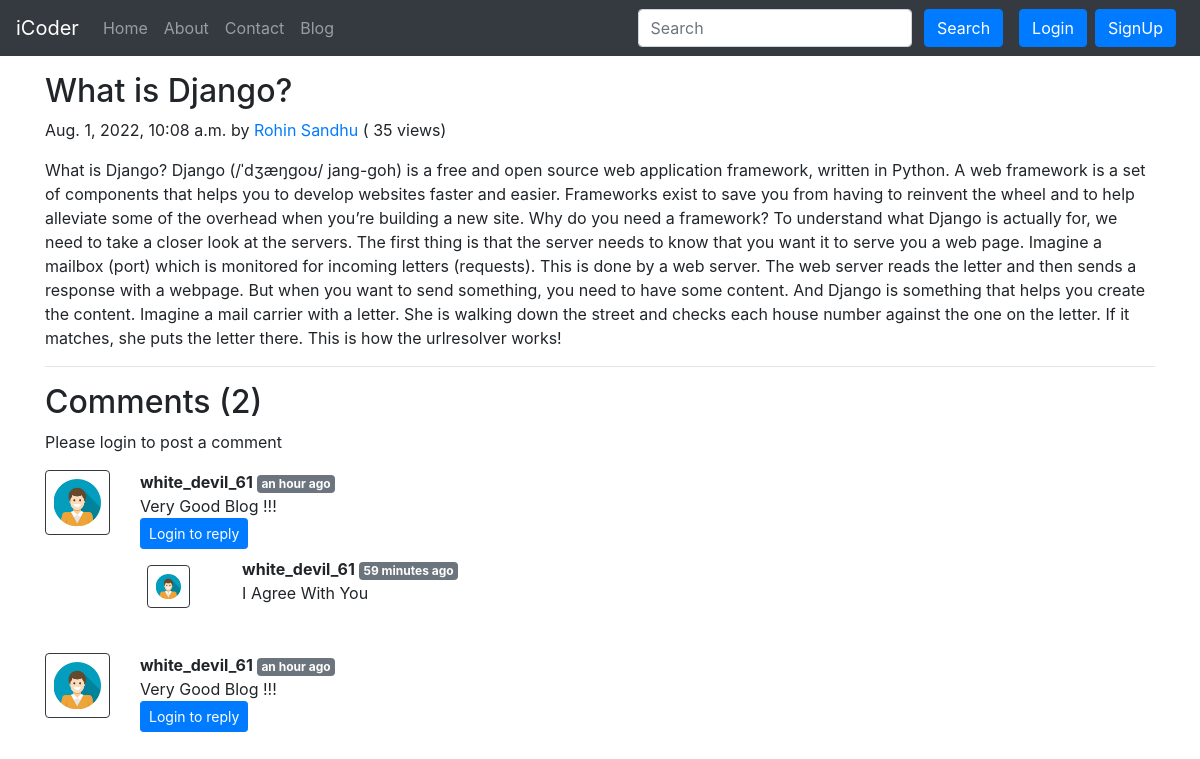
Page /blog/django on the committed database.
### blog/models.py (models this page shows, shortened)
class Post(models.Model):
    sno=models.AutoField(primary_key=True)
    title=models.CharField(max_length=255)
    author=models.CharField(max_length=14)
    slug1=models.CharField(max_length=130)
    views= models.IntegerField(default=0)
    timeStamp=models.DateTimeField(blank=True)
    content=models.TextField()

class BlogComment(models.Model):
    sno= models.AutoField(primary_key=True)
    comment=models.TextField()
    user=models.ForeignKey(User, on_delete=models.CASCADE)
    post=models.ForeignKey(Post, on_delete=models.CASCADE)
    parent=models.ForeignKey('self',on_delete=models.CASCADE, null=True )
    timestamp=models.DateTimeField(default=now)

### blog/views.py (the view)
# urls.py: path('<str:slug>', views.blogPost, name="blogPost"),
def blogPost(request, slug):
    post=Post.objects.filter(slug1=slug).first()
    post.views= post.views +1
    post.save()
    comments= BlogComment.objects.filter(post=post, parent=None)
    replies= BlogComment.objects.filter(post=post).exclude(parent=None)
    replyDict={}
    for reply in replies:
        if reply.parent.sno not in replyDict.keys():
            replyDict[reply.parent.sno]=[reply]
        else:
            replyDict[reply.parent.sno].append(reply)
    context={'post':post, 'comments': comments, 'user': request.user, 'replyDict': replyDict}
    return render(request, "blog/blogPost.html", context)

### blog/templatetags/extras.py (called while the page is built)
@register.filter(name='get_val')
def get_val(dict, key):
    return dict.get(key)

### templates/blog/blogpost.html (shortened to what this page needs)
{% extends 'base.html' %}
{% block body %}
{% load humanize %}
{% load extras %}
<div class="container my-3">
    <h2 class="blog-post-title">{{post.title}}</h2>
    <p class="blog-post-meta">{{post.timeStamp}} by <a href="/about">{{post.author}}</a> (<span > {{post.views}} views</span>)</p>
    <p>{{post.content|safe}}</p>
    <hr>
</div>
<div class="container">
    <h2> Comments ({{comments.count}}) </h2>
    <div class="my-2">
        {% if user.is_authenticated %}
        <form action="/blog/postComment" method="post">
            {% csrf_token %}
            <div class="form-group">
                <label for="exampleInputEmail1">Post Comment </label>
                <input type="text" class="form-control" name="comment" placeholder="Enter comment here">
            </div>
            <input type="hidden" name="postSno" value="{{post.sno}}">
            <input type="hidden" name="parentSno" value="">
            <button type="submit" class="btn btn-primary">Submit</button>
        </form>
        {% else %}
        Please login to post a comment
        {% endif %}
    </div>
    {% for comment in comments %}
    <div class="row my-3">
        <div class="col-md-1  ">
            <img class="rounded mx-auto d-block w-100 border border-dark p-2" src="/static/img/user.png" alt="user">
        </div>
        <div class="col-md-11 ">
            <b> {{comment.user.username}} </b> <span class="badge badge-secondary ">{{comment.timestamp| naturaltime}}</span>
            <div>{{comment.comment}}</div>
            <div class="reply mx-0">
                {% if user.is_authenticated %}
                <button class="btn btn-sm btn-primary" type="button" data-toggle="collapse" data-target="#replyBox{{comment.sno}}" aria-expanded="false" aria-controls="replyBox{{comment.sno}}">
                    Reply
                </button>
                <div class="collapse" id="replyBox{{comment.sno}}">
                    <div class="card card-body my-2">
                        <form action="/blog/postComment" method="post">
                            {% csrf_token %}
                            <div class="form-group">
                                <label for="comment">Post a reply </label>
                                <input type="text" class="form-control" name="comment" placeholder="Enter comment here">
                                <input type="hidden" name="parentSno" value="{{comment.sno}}">
                            </div>
                            <input type="hidden" name="postSno" value="{{post.sno}}">
                            <button type="submit" class="btn btn-primary">Submit</button>
                        </form>
                    </div>
                </div>
                {% else %}
                <button class="btn btn-sm btn-primary" type="button" data-toggle="collapse" data-target="#replyBox{{comment.sno}}" aria-expanded="false" aria-controls="replyBox{{comment.sno}}">
                    Login to reply
                </button>
                {% endif %}
                <div class="replies my-2 ">
                    {% for reply in replyDict|get_val:comment.sno %}
                    <div class="row my-2">
                        <div class="col-md-1 ">
                            <img class="rounded mx-auto d-block w-75 my-2 border border-dark p-2" src="/static/img/user.png" alt="user">
                        </div>
                        <div class="col-md-11">
                            <div class="col-md-11 ">
                                <b> {{reply.user.username}} </b> <span class="badge badge-secondary ">{{reply.timestamp| naturaltime}}</span>
                                <div>{{reply.comment}}</div>
                            </div>
                            <br>
                        </div>
                    </div>
                    {% endfor %}
                </div>
            </div>
        </div>
    </div>
    {% endfor %}
</div>
{% endblock %}

### templates/base.html (shortened to what this page needs)
<!doctype html>
<html lang="en">
  <head>
    <link rel="stylesheet" href="https://stackpath.bootstrapcdn.com/bootstrap/4.5.2/css/bootstrap.min.css">
  </head>
  <body>
    <nav class="navbar navbar-expand-lg navbar-dark bg-dark">
        <a class="navbar-brand" href="/">iCoder</a>
        <div class="collapse navbar-collapse" id="navbarSupportedContent">
          <ul class="navbar-nav mr-auto">
            <li class="nav-item {% block homeactive %}  {% endblock homeactive %}">
              <a class="nav-link" href="/">Home <span class="sr-only">(current)</span></a>
            </li>
            <li class="nav-item {% block aboutactive %}  {% endblock aboutactive %}" >
              <a class="nav-link" href="/about">About</a>
            </li>
            <li class="nav-item {% block contactactive %}  {% endblock contactactive %} ">
              <a class="nav-link" href="/contact">Contact</a>
            </li>
            <li class="nav-item {% block blogactive %}  {% endblock blogactive %} ">
              <a class="nav-link" href="/blog">Blog</a>
            </li>
          </ul>
          <div class="ml-auto form-inline ">
          <form method="get" action="/search"class="my-2 my-lg-0 mx-3">
            <input class="form-control mr-sm-2" type="search" placeholder="Search" aria-label="Search" name="query" id="query">
            <button class="btn btn-primary my-2 my-sm-0 " type="submit">Search</button>
          </form>
{% if user.is_authenticated %}
<ul class="navbar-nav mr-2">
<li class="nav-item dropdown">
<a class="nav-link dropdown-toggle" href='#' id="navbarDropdown" role="button" data-toggle="dropdown"> Welcome {{request.user}}</a>
<div class="dropdown-menu" aria-labelledby="navbarDropdown">
          <a class="dropdown-item" href="/logout">Logout</a>
        </div>
      </li>
      </ul>
      </div>
{% else %}
<button type="button" class="btn btn-primary mr-2" data-toggle="modal" data-target="#loginModal">
Login
</button>
<button type="button" class="btn btn-primary mr-2" data-toggle="modal" data-target="#signupModal">
SignUp
</button>
{% endif %}
        </div>
      </nav>
      {% block body %}  {% endblock body %}
  </body>
</html>

### rows in the picture
Post: title "What is Django?", timeStamp "Aug. 1, 2022, 10:08 a.m.", author "Rohin Sandhu", views "35", content "What is Django? Django (/ˈdʒæŋɡoʊ/ jang-goh) is a free and open source web application framework, written in Python. A web framework is a set of components that helps you to develop websites faster and easier. Frameworks exist to save you from having to reinvent the wheel and to help alleviate some of the overhead when you’re building a new site. Why do you need a framework? To understand what Django is actually for, we need to take a closer look at the servers. The first thing is that the server needs to know that you want it to serve you a web page. Imagine a mailbox (port) which is monitored for incoming letters (requests). This is done by a web server. The web server reads the letter…"
BlogComment: user.username "white_devil_61", timestamp "an hour ago", comment "Very Good Blog !!!"
BlogComment: user.username "white_devil_61", timestamp "59 minutes ago", comment "I Agree With You"
BlogComment: user.username "white_devil_61", timestamp "an hour ago", comment "Very Good Blog !!!"

### other values in the picture
{{ comments.count }} "2"
